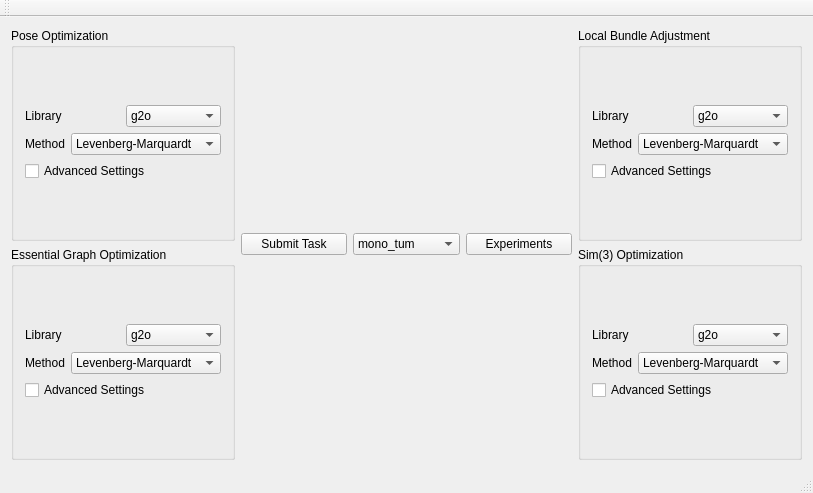
<?xml version="1.0" encoding="UTF-8"?>
<ui version="4.0">
 <class>MainWindow</class>
 <widget class="QMainWindow" name="MainWindow">
  <property name="geometry">
   <rect>
    <x>0</x>
    <y>0</y>
    <width>813</width>
    <height>493</height>
   </rect>
  </property>
  <property name="windowTitle">
   <string>MainWindow</string>
  </property>
  <widget class="QWidget" name="centralWidget">
   <layout class="QHBoxLayout" name="horizontalLayout_10">
    <item>
     <layout class="QHBoxLayout" name="horizontalLayout_9">
      <item>
       <layout class="QVBoxLayout" name="verticalLayout">
        <item>
         <widget class="QGroupBox" name="poseOptim">
          <property name="title">
           <string>Pose Optimization</string>
          </property>
          <layout class="QVBoxLayout" name="verticalLayout_2">
           <item>
            <layout class="QVBoxLayout" name="vlPose">
             <item>
              <layout class="QHBoxLayout" name="horizontalLayout">
               <item>
                <widget class="QLabel" name="label">
                 <property name="text">
                  <string>Library</string>
                 </property>
                </widget>
               </item>
               <item>
                <widget class="QComboBox" name="poseLib">
                 <item>
                  <property name="text">
                   <string>g2o</string>
                  </property>
                 </item>
                 <item>
                  <property name="text">
                   <string>ceres</string>
                  </property>
                 </item>
                </widget>
               </item>
              </layout>
             </item>
             <item>
              <layout class="QHBoxLayout" name="horizontalLayout_2">
               <item>
                <widget class="QLabel" name="label_2">
                 <property name="text">
                  <string>Method</string>
                 </property>
                </widget>
               </item>
               <item>
                <widget class="QComboBox" name="poseMethod">
                 <item>
                  <property name="text">
                   <string>Levenberg-Marquardt</string>
                  </property>
                 </item>
                 <item>
                  <property name="text">
                   <string>Gauss-Newton</string>
                  </property>
                 </item>
                 <item>
                  <property name="text">
                   <string>Dogleg</string>
                  </property>
                 </item>
                </widget>
               </item>
              </layout>
             </item>
             <item>
              <widget class="QCheckBox" name="checkPoseAdvanced">
               <property name="text">
                <string>Advanced Settings</string>
               </property>
              </widget>
             </item>
            </layout>
           </item>
          </layout>
         </widget>
        </item>
        <item>
         <widget class="QGroupBox" name="graphOptim">
          <property name="title">
           <string>Essential Graph Optimization</string>
          </property>
          <layout class="QVBoxLayout" name="verticalLayout_5">
           <item>
            <layout class="QVBoxLayout" name="vlGraph">
             <item>
              <layout class="QHBoxLayout" name="horizontalLayout_5">
               <item>
                <widget class="QLabel" name="label_5">
                 <property name="text">
                  <string>Library</string>
                 </property>
                </widget>
               </item>
               <item>
                <widget class="QComboBox" name="graphLib">
                 <item>
                  <property name="text">
                   <string>g2o</string>
                  </property>
                 </item>
                 <item>
                  <property name="text">
                   <string>ceres</string>
                  </property>
                 </item>
                </widget>
               </item>
              </layout>
             </item>
             <item>
              <layout class="QHBoxLayout" name="horizontalLayout_6">
               <item>
                <widget class="QLabel" name="label_6">
                 <property name="text">
                  <string>Method</string>
                 </property>
                </widget>
               </item>
               <item>
                <widget class="QComboBox" name="graphMethod">
                 <item>
                  <property name="text">
                   <string>Levenberg-Marquardt</string>
                  </property>
                 </item>
                 <item>
                  <property name="text">
                   <string>Gauss-Newton</string>
                  </property>
                 </item>
                 <item>
                  <property name="text">
                   <string>Dogleg</string>
                  </property>
                 </item>
                </widget>
               </item>
              </layout>
             </item>
             <item>
              <widget class="QCheckBox" name="checkGraphAdvanced">
               <property name="text">
                <string>Advanced Settings</string>
               </property>
              </widget>
             </item>
            </layout>
           </item>
          </layout>
         </widget>
        </item>
       </layout>
      </item>
      <item>
       <widget class="QPushButton" name="pushButton">
        <property name="text">
         <string>Submit Task</string>
        </property>
       </widget>
      </item>
      <item>
       <widget class="QComboBox" name="comboBox">
        <item>
         <property name="text">
          <string>mono_tum</string>
         </property>
        </item>
        <item>
         <property name="text">
          <string>mono_euroc</string>
         </property>
        </item>
        <item>
         <property name="text">
          <string>mono_kitti</string>
         </property>
        </item>
       </widget>
      </item>
      <item>
       <widget class="QPushButton" name="pushButton_2">
        <property name="text">
         <string>Experiments</string>
        </property>
       </widget>
      </item>
      <item>
       <layout class="QVBoxLayout" name="verticalLayout_9">
        <item>
         <widget class="QGroupBox" name="lbaOptim">
          <property name="title">
           <string>Local Bundle Adjustment</string>
          </property>
          <layout class="QVBoxLayout" name="verticalLayout_3">
           <item>
            <layout class="QVBoxLayout" name="vlLba">
             <item>
              <layout class="QHBoxLayout" name="horizontalLayout_3">
               <item>
                <widget class="QLabel" name="label_3">
                 <property name="text">
                  <string>Library</string>
                 </property>
                </widget>
               </item>
               <item>
                <widget class="QComboBox" name="lbaLib">
                 <item>
                  <property name="text">
                   <string>g2o</string>
                  </property>
                 </item>
                 <item>
                  <property name="text">
                   <string>ceres</string>
                  </property>
                 </item>
                </widget>
               </item>
              </layout>
             </item>
             <item>
              <layout class="QHBoxLayout" name="horizontalLayout_4">
               <item>
                <widget class="QLabel" name="label_4">
                 <property name="text">
                  <string>Method</string>
                 </property>
                </widget>
               </item>
               <item>
                <widget class="QComboBox" name="lbaMethod">
                 <item>
                  <property name="text">
                   <string>Levenberg-Marquardt</string>
                  </property>
                 </item>
                 <item>
                  <property name="text">
                   <string>Gauss-Newton</string>
                  </property>
                 </item>
                 <item>
                  <property name="text">
                   <string>Dogleg</string>
                  </property>
                 </item>
                </widget>
               </item>
              </layout>
             </item>
             <item>
              <widget class="QCheckBox" name="checkLbaAdvanced">
               <property name="text">
                <string>Advanced Settings</string>
               </property>
              </widget>
             </item>
            </layout>
           </item>
          </layout>
         </widget>
        </item>
        <item>
         <widget class="QGroupBox" name="poseOptim_3">
          <property name="title">
           <string>Sim(3) Optimization</string>
          </property>
          <layout class="QVBoxLayout" name="verticalLayout_7">
           <item>
            <layout class="QVBoxLayout" name="vlSim3">
             <item>
              <layout class="QHBoxLayout" name="horizontalLayout_7">
               <item>
                <widget class="QLabel" name="label_7">
                 <property name="text">
                  <string>Library</string>
                 </property>
                </widget>
               </item>
               <item>
                <widget class="QComboBox" name="sim3Lib">
                 <item>
                  <property name="text">
                   <string>g2o</string>
                  </property>
                 </item>
                 <item>
                  <property name="text">
                   <string>ceres</string>
                  </property>
                 </item>
                </widget>
               </item>
              </layout>
             </item>
             <item>
              <layout class="QHBoxLayout" name="horizontalLayout_8">
               <item>
                <widget class="QLabel" name="label_8">
                 <property name="text">
                  <string>Method</string>
                 </property>
                </widget>
               </item>
               <item>
                <widget class="QComboBox" name="sim3Method">
                 <item>
                  <property name="text">
                   <string>Levenberg-Marquardt</string>
                  </property>
                 </item>
                 <item>
                  <property name="text">
                   <string>Gauss-Newton</string>
                  </property>
                 </item>
                 <item>
                  <property name="text">
                   <string>Dogleg</string>
                  </property>
                 </item>
                </widget>
               </item>
              </layout>
             </item>
             <item>
              <widget class="QCheckBox" name="checkSim3Advanced">
               <property name="text">
                <string>Advanced Settings</string>
               </property>
              </widget>
             </item>
            </layout>
           </item>
          </layout>
         </widget>
        </item>
       </layout>
      </item>
     </layout>
    </item>
   </layout>
  </widget>
  <widget class="QMenuBar" name="menuBar">
   <property name="geometry">
    <rect>
     <x>0</x>
     <y>0</y>
     <width>813</width>
     <height>23</height>
    </rect>
   </property>
  </widget>
  <widget class="QToolBar" name="mainToolBar">
   <attribute name="toolBarArea">
    <enum>TopToolBarArea</enum>
   </attribute>
   <attribute name="toolBarBreak">
    <bool>false</bool>
   </attribute>
  </widget>
  <widget class="QStatusBar" name="statusBar"/>
 </widget>
 <layoutdefault spacing="6" margin="11"/>
 <resources/>
 <connections/>
</ui>
